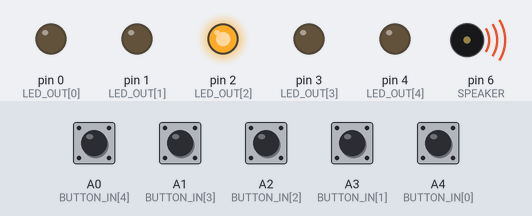
A sketch run on a simulated Arduino Uno, built with avr-gcc and run on an emulated ATmega328P. Shown: output pins drawn as LEDs (lit = HIGH), buzzer (waves = sounding). The test bench sets the inputs (shaded band); at power-on: A0 (BUTTON_IN[4]), A1 (BUTTON_IN[3]), A2 (BUTTON_IN[2]), A3 (BUTTON_IN[1]), A4 (BUTTON_IN[0]) HIGH. Random numbers use the default seed unless the sketch sets one. At 5.5 s the program stops and its outputs stay as they are.

Above: at 0.12 s.
At 0.6 s:
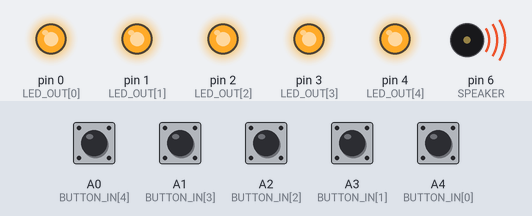
At 1.6 s:
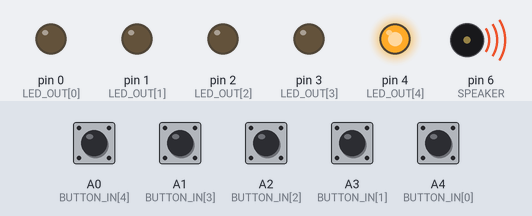
At 2.1 s:
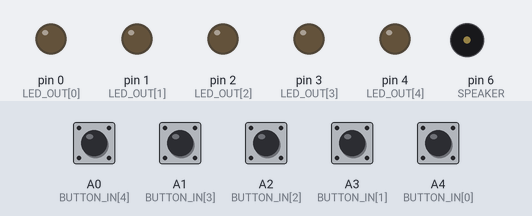
At 5.12 s:
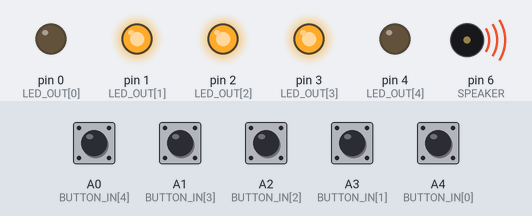
At 5.6 s:
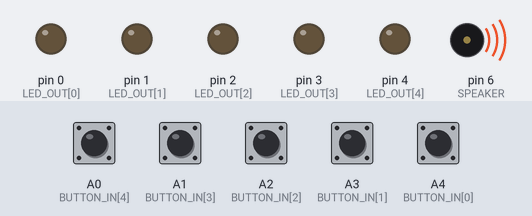
Timing chart, 0 to 7.0 s (numbered marks = the images above):
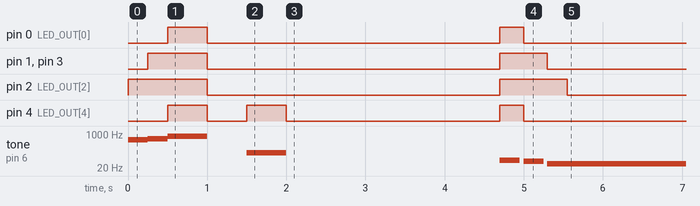

Measured:
- by itself, pin 0 (LED_OUT[0]): LOW → HIGH at 0.50 s, → LOW 0.50 s later, → HIGH 3.7 s later, → LOW 0.30 s later
- by itself, pin 1 (LED_OUT[1]), pin 3 (LED_OUT[3]): LOW → HIGH at 0.25 s, → LOW 0.75 s later, → HIGH 3.7 s later, → LOW 0.60 s later
- by itself, pin 2 (LED_OUT[2]): alternates HIGH for 0.93 s and LOW for 3.7 s
- by itself, pin 4 (LED_OUT[4]): goes HIGH 0.50 s, LOW 0.50 s, HIGH 0.50 s, LOW 2.7 s, HIGH 0.30 s, then LOW
- by itself, tone on pin 6 (SPEAKER): plays 523 Hz for 0.25 s, 587 Hz for 0.25 s, 784 Hz for 0.50 s, 117 Hz for 0.50 s, 49 Hz for 0.25 s, 44 Hz for 0.25 s … (7 notes in this stretch)

The sketch:

Simon5.ino
```cpp
// (licence header left out)
#define N_INOUT 5  // number of lights/buttons
#define GAME_LEN 15  // number successful selections to win

#define TIME_SHOW 500  // time to show light/buzzer
#define TIME_BETWEEN 200  // time between each buzz
#define TIME_LOSE 2500  // time to allow player

// pin assignment
int LED_OUT[] = {0, 1, 2, 3, 4};
int BUTTON_IN[] = {A4, A3, A2, A1, A0};
int SPEAKER = 6;

// tones paired with particular lights
int TONES[] = {165, 139, 220, 82, 117};

void setup() {
  for (int i = 0; i < N_INOUT; i++) {
    pinMode(BUTTON_IN[i], INPUT_PULLUP);
    pinMode(LED_OUT[i], OUTPUT);
  }
  randomSeed(analogRead(A5));  // prepare random generator

  gameBegin();

  int game[GAME_LEN];
  for (int pos = 0; pos < GAME_LEN; pos++) {
    // determine next light to show
    game[pos] = random(N_INOUT);

    // play current sequence
    for (int i = 0; i <= pos; i++) {
      digitalWrite(LED_OUT[game[i]], HIGH);
      tone(SPEAKER, TONES[game[i]], TIME_SHOW);
      delay(TIME_SHOW);
      digitalWrite(LED_OUT[game[i]], LOW);
      delay(TIME_BETWEEN);
    }

    // player input
    for (int i = 0; i <= pos; i++) {
      if (getButton() != game[i])
        gameLose();
      digitalWrite(LED_OUT[game[i]], HIGH);
      tone(SPEAKER, TONES[game[i]], TIME_SHOW);
      delay(TIME_SHOW);
      digitalWrite(LED_OUT[game[i]], LOW);
    }
    delay(500);
  }
  gameWin();
}

// get next button press from player
// player has TIME_LOSE to press button before game is ended
// if player presses more than one button, game is ended
int getButton() {
  int button = -1;
  unsigned long start = millis();
  while (millis() - start < TIME_LOSE) {
    for (int i = 0; i < N_INOUT; i++)
      if (!digitalRead(BUTTON_IN[i]))
        if (button == -1)
          button = i;
        else
          gameLose();
    if (button != -1)
      return button;
  }
  gameLose();
  return button;
}

// flash some lights
// play some music
void gameBegin() {
  tone(SPEAKER, 523, 250);
  digitalWrite(LED_OUT[2], HIGH);
  delay(250);
  tone(SPEAKER, 587, 250);
  digitalWrite(LED_OUT[1], HIGH);
  digitalWrite(LED_OUT[3], HIGH);
  delay(250);
  tone(SPEAKER, 784, 500);
  digitalWrite(LED_OUT[0], HIGH);
  digitalWrite(LED_OUT[4], HIGH);
  delay(500);
  for (int i = 0; i < N_INOUT; i++)
    digitalWrite(LED_OUT[i], LOW);
  delay(500);
}

// flash lots of lights
// use horrible sounds
// make player feel bad for losing
void gameLose() {
  tone(SPEAKER, 49, 250);
  for (int i = 0; i < N_INOUT; i++)
    digitalWrite(LED_OUT[i], HIGH);
  delay(300);
  tone(SPEAKER, 44, 250);
  digitalWrite(LED_OUT[0], LOW);
  digitalWrite(LED_OUT[4], LOW);
  delay(300);
  tone(SPEAKER, 33, 500);
  digitalWrite(LED_OUT[1], LOW);
  digitalWrite(LED_OUT[3], LOW);
  delay(250);
  digitalWrite(LED_OUT[2], LOW);
  while (true) {}
}

// indicate to player that they have won
void gameWin() {
  for (int k = 1; k <= 5; k++) {
    tone(SPEAKER, 500, 250);
    for (int i = 0; i < N_INOUT; i++)
      digitalWrite(LED_OUT[i], HIGH);
    delay(250);
    for (int i = 0; i < N_INOUT; i++)
      digitalWrite(LED_OUT[i], LOW);
    delay(50);
  }

  while (true) {}
}

// loop isn't used
void loop() {
  //
}
```
